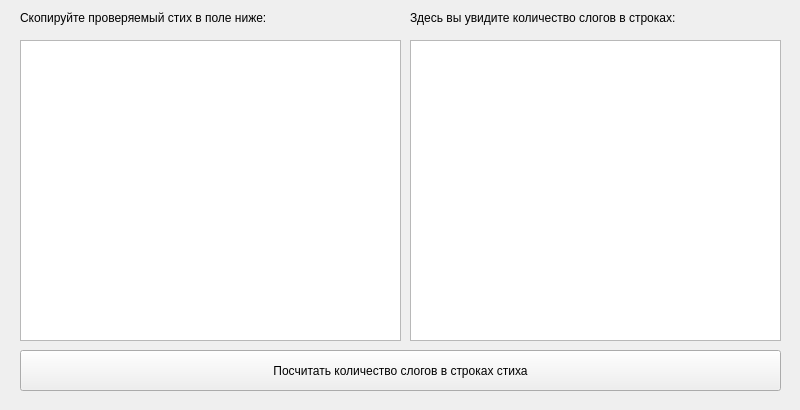
<?xml version="1.0" encoding="UTF-8"?>
<ui version="4.0">
 <class>MainWindow</class>
 <widget class="QMainWindow" name="MainWindow">
  <property name="geometry">
   <rect>
    <x>0</x>
    <y>0</y>
    <width>800</width>
    <height>410</height>
   </rect>
  </property>
  <property name="windowTitle">
   <string>Подсчёт количества слогов в стихах</string>
  </property>
  <widget class="QWidget" name="centralwidget">
   <widget class="QTextEdit" name="textEdit">
    <property name="geometry">
     <rect>
      <x>20</x>
      <y>40</y>
      <width>381</width>
      <height>301</height>
     </rect>
    </property>
   </widget>
   <widget class="QTextEdit" name="textEdit_2">
    <property name="geometry">
     <rect>
      <x>410</x>
      <y>40</y>
      <width>371</width>
      <height>301</height>
     </rect>
    </property>
   </widget>
   <widget class="QPushButton" name="pushButton">
    <property name="geometry">
     <rect>
      <x>20</x>
      <y>350</y>
      <width>761</width>
      <height>41</height>
     </rect>
    </property>
    <property name="text">
     <string>Посчитать количество слогов в строках стиха</string>
    </property>
   </widget>
   <widget class="QLabel" name="label">
    <property name="geometry">
     <rect>
      <x>20</x>
      <y>10</y>
      <width>371</width>
      <height>16</height>
     </rect>
    </property>
    <property name="text">
     <string>Скопируйте проверяемый стих в поле ниже:</string>
    </property>
   </widget>
   <widget class="QLabel" name="label_2">
    <property name="geometry">
     <rect>
      <x>410</x>
      <y>10</y>
      <width>371</width>
      <height>16</height>
     </rect>
    </property>
    <property name="text">
     <string>Здесь вы увидите количество слогов в строках:</string>
    </property>
   </widget>
  </widget>
 </widget>
 <resources/>
 <connections/>
</ui>
